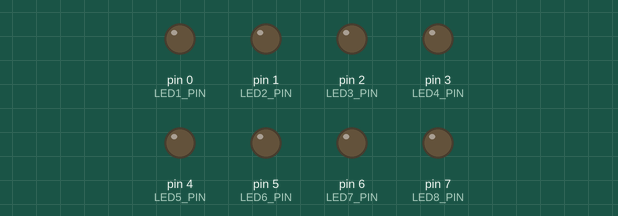
Recording of a sketch running on a simulated Arduino Uno, built with avr-gcc and run on an emulated ATmega328P. On the bench: output pins drawn as LEDs (lit = HIGH).

Above: at 0.16 s.
At 0.72 s:
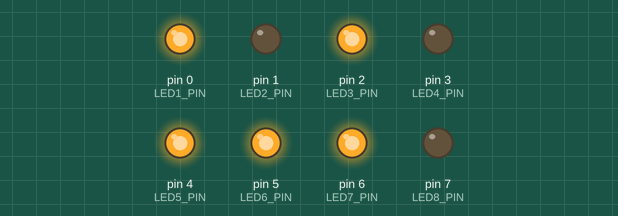
At 1.1 s:
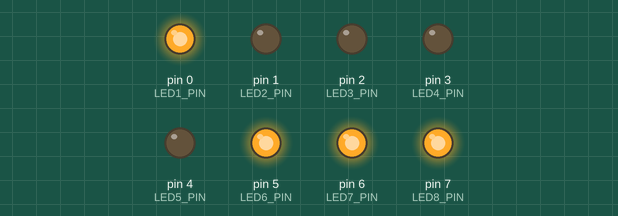
At 1.98 s:
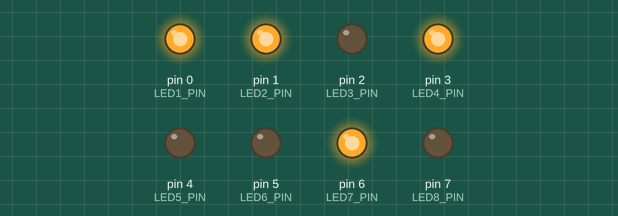
At 2.92 s:
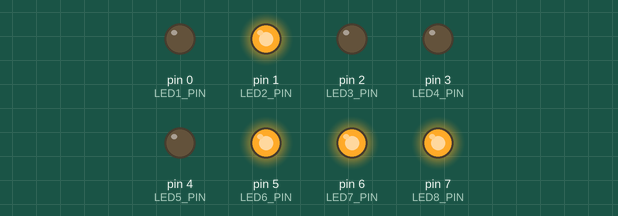
At 6.27 s:
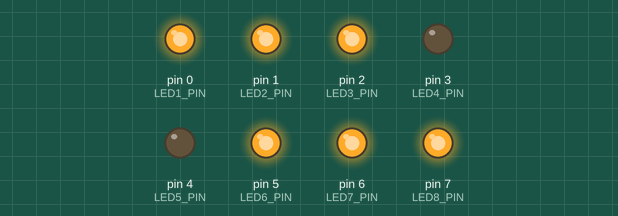
Timing chart, 0 to 7.7 s (numbered marks = the images above):
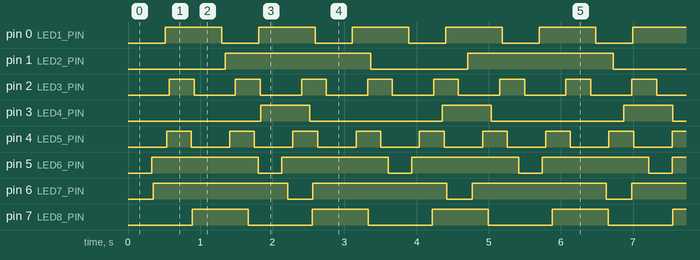

Measured:
- by itself, pin 0 (LED1_PIN): alternates HIGH for 0.78 s and LOW for 0.52 s
- by itself, pin 1 (LED2_PIN): alternates HIGH for 2.0 s and LOW for 1.3 s
- by itself, pin 2 (LED3_PIN): alternates HIGH for 0.34 s and LOW for 0.57 s
- by itself, pin 3 (LED4_PIN): alternates HIGH for 0.68 s and LOW for 1.8 s
- by itself, pin 4 (LED5_PIN): alternates HIGH for 0.34 s and LOW for 0.53 s
- by itself, pin 5 (LED6_PIN): alternates HIGH for 1.5 s and LOW for 0.33 s
- by itself, pin 6 (LED7_PIN): alternates HIGH for 1.9 s and LOW for 0.35 s
- by itself, pin 7 (LED8_PIN): alternates HIGH for 0.78 s and LOW for 0.89 s

The sketch:

8-led-oop.ino
```cpp
// define all the pin assignment for the LEDs
#define LED1_PIN 0
#define LED2_PIN 1
#define LED3_PIN 2
#define LED4_PIN 3
#define LED5_PIN 4
#define LED6_PIN 5
#define LED7_PIN 6
#define LED8_PIN 7
// define the size of the array
#define pinCount 8

class blinky
{
  private:

    // intialize the variables
    int curState, pin;
    long highState, lowState, prevmillis;

  public:

    // initliaze the pin number according to the array number
    void setPin(int num)
    {pin=num;}

    // initialize the value of the LEDs
    void setState(int val)
    {curState = val;}

    // returned the initialized pin in setPin function to the called function
    int getPin()const
    {return pin;}

    void initialize(long high,long low)
    {
      highState = high; // high = on
      lowState = low; // low = off
    }

    // initialize the timer of the program to 0
    void resetPrevMillis()
    {prevmillis = 0;}

    void Refresh()
    {
      if(curState == HIGH && millis() - prevmillis >= highState) // the reach the limit duration of HIGH state
      {
        digitalWrite(pin,LOW); // turn the LED off
        curState = LOW;
        prevmillis = millis(); //reinitialize the timer
      }
      else if(curState == LOW && millis() - prevmillis >= lowState)// the reach the limit duration of LOW state
      {
        digitalWrite(pin,HIGH); // turn the LED on
        curState = HIGH;
        prevmillis = millis(); //reinitialize the timer
      }
    }
};

blinky Led[8]; // initialization of the LED array
void setup()
{
  for(int x=0;x<8;x++) // initialization for all LEDs as array
  {
    Led[x].setPin(x);  // initliaze the pin number according to the array number
    pinMode(Led[x].getPin(),OUTPUT); // define all the LED as outputs
    Led[x].setState(LOW); // all the inital condition of LEDs are low
    Led[x].resetPrevMillis();
  }

  // initializing the value for on off durations
  Led[0].initialize(781,515);
  Led[1].initialize(2014,1348);
  Led[2].initialize(343,573);
  Led[3].initialize(678,1839);
  Led[4].initialize(342,534);
  Led[5].initialize(1478,326);
  Led[6].initialize(1859,351);
  Led[7].initialize(777,888);
}
void loop()
{
  // call the function to output the LEDs in a loop
  for(int x = 0; x < pinCount; x++)
    Led[x].Refresh();
}
```
